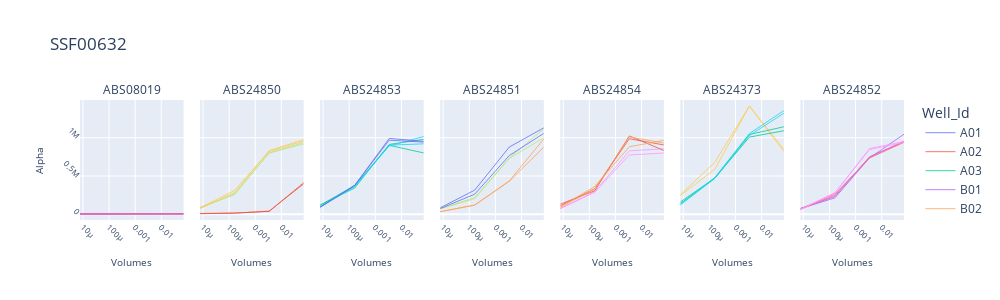

The code cell stored with this chart in its notebook:
### Code cell
strain_lines = px.line(stacked_wo_std_display, x="Volumes", y="Alpha", facet_col="Strain_id", color="Well_Id", line_group="Plate", log_x=True,
                   height=300, width=1000, title=proj_name)
strain_lines.update_xaxes(tickangle=45, tickfont=dict(size=8), title_font=dict(size=10))
strain_lines.update_yaxes(tickangle=45, tickfont=dict(size=8), title_font=dict(size=10))
strain_lines.update_traces(line=dict(width=0.8))
strain_lines.for_each_annotation(lambda a: a.update(text=a.text.split("=")[-1]))

### Figure 1 — Plotly figure (JSON) as saved in the notebook; plotly's stock layout.template omitted (floating-point values rounded to 4 significant figures)
{"data": [{"hovertemplate": "Well_Id=A01<br>Strain_id=ABS08019<br>Plate=P1-1<br>Volumes=%{x}<br>Alpha=%{y}<extra></extra>", "legendgroup": "A01", "line": {"color": "#636efa", "dash": "solid", "width": 0.8}, "mode": "lines", "name": "A01", "orientation": "v", "showlegend": true, "type": "scatter", "x": [0.07143, 0.003401, 0.000162, 7.713e-06], "xaxis": "x", "y": [5857, 5413, 7320, 4855], "yaxis": "y"}, {"hovertemplate": "Well_Id=A01<br>Strain_id=ABS08019<br>Plate=P1-2<br>Volumes=%{x}<br>Alpha=%{y}<extra></extra>", "legendgroup": "A01", "line": {"color": "#636efa", "dash": "solid", "width": 0.8}, "mode": "lines", "name": "A01", "orientation": "v", "showlegend": false, "type": "scatter", "x": [0.07143, 0.003401, 0.000162, 7.713e-06], "xaxis": "x", "y": [5950, 6686, 4206, 4327], "yaxis": "y"}, {"hovertemplate": "Well_Id=A02<br>Strain_id=ABS24850<br>Plate=P1-1<br>Volumes=%{x}<br>Alpha=%{y}<extra></extra>", "legendgroup": "A02", "line": {"color": "#EF553B", "dash": "solid", "width": 0.8}, "mode": "lines", "name": "A02", "orientation": "v", "showlegend": true, "type": "scatter", "x": [0.07143, 0.003401, 0.000162, 7.713e-06], "xaxis": "x2", "y": [411846, 36620, 14117, 5969], "yaxis": "y2"}, {"hovertemplate": "Well_Id=A02<br>Strain_id=ABS24850<br>Plate=P1-2<br>Volumes=%{x}<br>Alpha=%{y}<extra></extra>", "legendgroup": "A02", "line": {"color": "#EF553B", "dash": "solid", "width": 0.8}, "mode": "lines", "name": "A02", "orientation": "v", "showlegend": false, "type": "scatter", "x": [0.07143, 0.003401, 0.000162, 7.713e-06], "xaxis": "x2", "y": [396807, 40175, 13794, 9262], "yaxis": "y2"}, {"hovertemplate": "Well_Id=A03<br>Strain_id=ABS24853<br>Plate=P1-1<br>Volumes=%{x}<br>Alpha=%{y}<extra></extra>", "legendgroup": "A03", "line": {"color": "#00cc96", "dash": "solid", "width": 0.8}, "mode": "lines", "name": "A03", "orientation": "v", "showlegend": true, "type": "scatter", "x": [0.07143, 0.003401, 0.000162, 7.713e-06], "xaxis": "x3", "y": [979235, 912729, 341033, 119192], "yaxis": "y3"}, {"hovertemplate": "Well_Id=A03<br>Strain_id=ABS24853<br>Plate=P1-2<br>Volumes=%{x}<br>Alpha=%{y}<extra></extra>", "legendgroup": "A03", "line": {"color": "#00cc96", "dash": "solid", "width": 0.8}, "mode": "lines", "name": "A03", "orientation": "v", "showlegend": false, "type": "scatter", "x": [0.07143, 0.003401, 0.000162, 7.713e-06], "xaxis": "x3", "y": [801598, 901081, 375378, 116638], "yaxis": "y3"}, {"hovertemplate": "Well_Id=B01<br>Strain_id=ABS08019<br>Plate=P1-1<br>Volumes=%{x}<br>Alpha=%{y}<extra></extra>", "legendgroup": "B01", "line": {"color": "#ab63fa", "dash": "solid", "width": 0.8}, "mode": "lines", "name": "B01", "orientation": "v", "showlegend": true, "type": "scatter", "x": [0.07143, 0.003401, 0.000162, 7.713e-06], "xaxis": "x", "y": [2813, 2304, 5272, 3326], "yaxis": "y"}, {"hovertemplate": "Well_Id=B01<br>Strain_id=ABS08019<br>Plate=P1-2<br>Volumes=%{x}<br>Alpha=%{y}<extra></extra>", "legendgroup": "B01", "line": {"color": "#ab63fa", "dash": "solid", "width": 0.8}, "mode": "lines", "name": "B01", "orientation": "v", "showlegend": false, "type": "scatter", "x": [0.07143, 0.003401, 0.000162, 7.713e-06], "xaxis": "x", "y": [3773, 5711, 3914, 2463], "yaxis": "y"}, {"hovertemplate": "Well_Id=B02<br>Strain_id=ABS24851<br>Plate=P1-1<br>Volumes=%{x}<br>Alpha=%{y}<extra></extra>", "legendgroup": "B02", "line": {"color": "#FFA15A", "dash": "solid", "width": 0.8}, "mode": "lines", "name": "B02", "orientation": "v", "showlegend": true, "type": "scatter", "x": [0.07143, 0.003401, 0.000162, 7.713e-06], "xaxis": "x4", "y": [984382, 435827, 119889, 32035], "yaxis": "y4"}, {"hovertemplate": "Well_Id=B02<br>Strain_id=ABS24851<br>Plate=P1-2<br>Volumes=%{x}<br>Alpha=%{y}<extra></extra>", "legendgroup": "B02", "line": {"color": "#FFA15A", "dash": "solid", "width": 0.8}, "mode": "lines", "name": "B02", "orientation": "v", "showlegend": false, "type": "scatter", "x": [0.07143, 0.003401, 0.000162, 7.713e-06], "xaxis": "x4", "y": [878070, 429637, 118653, 33343], "yaxis": "y4"}, {"hovertemplate": "Well_Id=B03<br>Strain_id=ABS24853<br>Plate=P1-1<br>Volumes=%{x}<br>Alpha=%{y}<extra></extra>", "legendgroup": "B03", "line": {"color": "#19d3f3", "dash": "solid", "width": 0.8}, "mode": "lines", "name": "B03", "orientation": "v", "showlegend": true, "type": "scatter", "x": [0.07143, 0.003401, 0.000162, 7.713e-06], "xaxis": "x3", "y": [1016753, 892620, 366306, 95388], "yaxis": "y3"}, {"hovertemplate": "Well_Id=B03<br>Strain_id=ABS24853<br>Plate=P1-2<br>Volumes=%{x}<br>Alpha=%{y}<extra></extra>", "legendgroup": "B03", "line": {"color": "#19d3f3", "dash": "solid", "width": 0.8}, "mode": "lines", "name": "B03", "orientation": "v", "showlegend": false, "type": "scatter", "x": [0.07143, 0.003401, 0.000162, 7.713e-06], "xaxis": "x3", "y": [920712, 902927, 360744, 91806], "yaxis": "y3"}, {"hovertemplate": "Well_Id=C01<br>Strain_id=ABS08019<br>Plate=P1-1<br>Volumes=%{x}<br>Alpha=%{y}<extra></extra>", "legendgroup": "C01", "line": {"color": "#FF6692", "dash": "solid", "width": 0.8}, "mode": "lines", "name": "C01", "orientation": "v", "showlegend": true, "type": "scatter", "x": [0.07143, 0.003401, 0.000162, 7.713e-06], "xaxis": "x", "y": [3188, 2779, 4197, 2497], "yaxis": "y"}, {"hovertemplate": "Well_Id=C01<br>Strain_id=ABS08019<br>Plate=P1-2<br>Volumes=%{x}<br>Alpha=%{y}<extra></extra>", "legendgroup": "C01", "line": {"color": "#FF6692", "dash": "solid", "width": 0.8}, "mode": "lines", "name": "C01", "orientation": "v", "showlegend": false, "type": "scatter", "x": [0.07143, 0.003401, 0.000162, 7.713e-06], "xaxis": "x", "y": [4156, 2543, 3396, 2441], "yaxis": "y"}, {"hovertemplate": "Well_Id=C02<br>Strain_id=ABS24851<br>Plate=P1-1<br>Volumes=%{x}<br>Alpha=%{y}<extra></extra>", "legendgroup": "C02", "line": {"color": "#B6E880", "dash": "solid", "width": 0.8}, "mode": "lines", "name": "C02", "orientation": "v", "showlegend": true, "type": "scatter", "x": [0.07143, 0.003401, 0.000162, 7.713e-06], "xaxis": "x4", "y": [1117218, 734907, 215094, 74499], "yaxis": "y4"}, {"hovertemplate": "Well_Id=C02<br>Strain_id=ABS24851<br>Plate=P1-2<br>Volumes=%{x}<br>Alpha=%{y}<extra></extra>", "legendgroup": "C02", "line": {"color": "#B6E880", "dash": "solid", "width": 0.8}, "mode": "lines", "name": "C02", "orientation": "v", "showlegend": false, "type": "scatter", "x": [0.07143, 0.003401, 0.000162, 7.713e-06], "xaxis": "x4", "y": [999102, 729773, 203585, 67225], "yaxis": "y4"}, {"hovertemplate": "Well_Id=C03<br>Strain_id=ABS24854<br>Plate=P1-1<br>Volumes=%{x}<br>Alpha=%{y}<extra></extra>", "legendgroup": "C03", "line": {"color": "#FF97FF", "dash": "solid", "width": 0.8}, "mode": "lines", "name": "C03", "orientation": "v", "showlegend": true, "type": "scatter", "x": [0.07143, 0.003401, 0.000162, 7.713e-06], "xaxis": "x5", "y": [856221, 828368, 294961, 72302], "yaxis": "y5"}, {"hovertemplate": "Well_Id=C03<br>Strain_id=ABS24854<br>Plate=P1-2<br>Volumes=%{x}<br>Alpha=%{y}<extra></extra>", "legendgroup": "C03", "line": {"color": "#FF97FF", "dash": "solid", "width": 0.8}, "mode": "lines", "name": "C03", "orientation": "v", "showlegend": false, "type": "scatter", "x": [0.07143, 0.003401, 0.000162, 7.713e-06], "xaxis": "x5", "y": [800624, 775011, 287524, 72298], "yaxis": "y5"}, {"hovertemplate": "Well_Id=D01<br>Strain_id=ABS24373<br>Plate=P1-1<br>Volumes=%{x}<br>Alpha=%{y}<extra></extra>", "legendgroup": "D01", "line": {"color": "#FECB52", "dash": "solid", "width": 0.8}, "mode": "lines", "name": "D01", "orientation": "v", "showlegend": true, "type": "scatter", "x": [0.07143, 0.003401, 0.000162, 7.713e-06], "xaxis": "x6", "y": [846181, 1415137, 680143, 252446], "yaxis": "y6"}, {"hovertemplate": "Well_Id=D01<br>Strain_id=ABS24373<br>Plate=P1-2<br>Volumes=%{x}<br>Alpha=%{y}<extra></extra>", "legendgroup": "D01", "line": {"color": "#FECB52", "dash": "solid", "width": 0.8}, "mode": "lines", "name": "D01", "orientation": "v", "showlegend": false, "type": "scatter", "x": [0.07143, 0.003401, 0.000162, 7.713e-06], "xaxis": "x6", "y": [819058, 1415756, 587502, 244280], "yaxis": "y6"}, {"hovertemplate": "Well_Id=D02<br>Strain_id=ABS24851<br>Plate=P1-1<br>Volumes=%{x}<br>Alpha=%{y}<extra></extra>", "legendgroup": "D02", "line": {"color": "#636efa", "dash": "solid", "width": 0.8}, "mode": "lines", "name": "D02", "orientation": "v", "showlegend": true, "type": "scatter", "x": [0.07143, 0.003401, 0.000162, 7.713e-06], "xaxis": "x4", "y": [1130120, 878390, 314817, 82919], "yaxis": "y4"}, {"hovertemplate": "Well_Id=D02<br>Strain_id=ABS24851<br>Plate=P1-2<br>Volumes=%{x}<br>Alpha=%{y}<extra></extra>", "legendgroup": "D02", "line": {"color": "#636efa", "dash": "solid", "width": 0.8}, "mode": "lines", "name": "D02", "orientation": "v", "showlegend": false, "type": "scatter", "x": [0.07143, 0.003401, 0.000162, 7.713e-06], "xaxis": "x4", "y": [1057264, 767162, 261969, 73623], "yaxis": "y4"}, {"hovertemplate": "Well_Id=D03<br>Strain_id=ABS24854<br>Plate=P1-1<br>Volumes=%{x}<br>Alpha=%{y}<extra></extra>", "legendgroup": "D03", "line": {"color": "#EF553B", "dash": "solid", "width": 0.8}, "mode": "lines", "name": "D03", "orientation": "v", "showlegend": true, "type": "scatter", "x": [0.07143, 0.003401, 0.000162, 7.713e-06], "xaxis": "x5", "y": [906122, 987258, 333747, 109632], "yaxis": "y5"}, {"hovertemplate": "Well_Id=D03<br>Strain_id=ABS24854<br>Plate=P1-2<br>Volumes=%{x}<br>Alpha=%{y}<extra></extra>", "legendgroup": "D03", "line": {"color": "#EF553B", "dash": "solid", "width": 0.8}, "mode": "lines", "name": "D03", "orientation": "v", "showlegend": false, "type": "scatter", "x": [0.07143, 0.003401, 0.000162, 7.713e-06], "xaxis": "x5", "y": [833934, 1023841, 306815, 130671], "yaxis": "y5"}, {"hovertemplate": "Well_Id=E01<br>Strain_id=ABS24373<br>Plate=P1-1<br>Volumes=%{x}<br>Alpha=%{y}<extra></extra>", "legendgroup": "E01", "line": {"color": "#00cc96", "dash": "solid", "width": 0.8}, "mode": "lines", "name": "E01", "orientation": "v", "showlegend": true, "type": "scatter", "x": [0.07143, 0.003401, 0.000162, 7.713e-06], "xaxis": "x6", "y": [1143980, 1043168, 472007, 160099], "yaxis": "y6"}, {"hovertemplate": "Well_Id=E01<br>Strain_id=ABS24373<br>Plate=P1-2<br>Volumes=%{x}<br>Alpha=%{y}<extra></extra>", "legendgroup": "E01", "line": {"color": "#00cc96", "dash": "solid", "width": 0.8}, "mode": "lines", "name": "E01", "orientation": "v", "showlegend": false, "type": "scatter", "x": [0.07143, 0.003401, 0.000162, 7.713e-06], "xaxis": "x6", "y": [1091921, 1008806, 472201, 140568], "yaxis": "y6"}, {"hovertemplate": "Well_Id=E02<br>Strain_id=ABS24852<br>Plate=P1-1<br>Volumes=%{x}<br>Alpha=%{y}<extra></extra>", "legendgroup": "E02", "line": {"color": "#ab63fa", "dash": "solid", "width": 0.8}, "mode": "lines", "name": "E02", "orientation": "v", "showlegend": true, "type": "scatter", "x": [0.07143, 0.003401, 0.000162, 7.713e-06], "xaxis": "x7", "y": [954473, 750309, 231170, 75878], "yaxis": "y7"}, {"hovertemplate": "Well_Id=E02<br>Strain_id=ABS24852<br>Plate=P1-2<br>Volumes=%{x}<br>Alpha=%{y}<extra></extra>", "legendgroup": "E02", "line": {"color": "#ab63fa", "dash": "solid", "width": 0.8}, "mode": "lines", "name": "E02", "orientation": "v", "showlegend": false, "type": "scatter", "x": [0.07143, 0.003401, 0.000162, 7.713e-06], "xaxis": "x7", "y": [1046266, 736432, 213301, 72696], "yaxis": "y7"}, {"hovertemplate": "Well_Id=E03<br>Strain_id=ABS24854<br>Plate=P1-1<br>Volumes=%{x}<br>Alpha=%{y}<extra></extra>", "legendgroup": "E03", "line": {"color": "#FFA15A", "dash": "solid", "width": 0.8}, "mode": "lines", "name": "E03", "orientation": "v", "showlegend": true, "type": "scatter", "x": [0.07143, 0.003401, 0.000162, 7.713e-06], "xaxis": "x5", "y": [966254, 882336, 364082, 92568], "yaxis": "y5"}, {"hovertemplate": "Well_Id=E03<br>Strain_id=ABS24854<br>Plate=P1-2<br>Volumes=%{x}<br>Alpha=%{y}<extra></extra>", "legendgroup": "E03", "line": {"color": "#FFA15A", "dash": "solid", "width": 0.8}, "mode": "lines", "name": "E03", "orientation": "v", "showlegend": false, "type": "scatter", "x": [0.07143, 0.003401, 0.000162, 7.713e-06], "xaxis": "x5", "y": [931286, 1010790, 331965, 87374], "yaxis": "y5"}, {"hovertemplate": "Well_Id=F01<br>Strain_id=ABS24373<br>Plate=P1-1<br>Volumes=%{x}<br>Alpha=%{y}<extra></extra>", "legendgroup": "F01", "line": {"color": "#19d3f3", "dash": "solid", "width": 0.8}, "mode": "lines", "name": "F01", "orientation": "v", "showlegend": true, "type": "scatter", "x": [0.07143, 0.003401, 0.000162, 7.713e-06], "xaxis": "x6", "y": [1355275, 1054921, 480305, 129837], "yaxis": "y6"}, {"hovertemplate": "Well_Id=F01<br>Strain_id=ABS24373<br>Plate=P1-2<br>Volumes=%{x}<br>Alpha=%{y}<extra></extra>", "legendgroup": "F01", "line": {"color": "#19d3f3", "dash": "solid", "width": 0.8}, "mode": "lines", "name": "F01", "orientation": "v", "showlegend": false, "type": "scatter", "x": [0.07143, 0.003401, 0.000162, 7.713e-06], "xaxis": "x6", "y": [1321723, 1029405, 467941, 119797], "yaxis": "y6"}, {"hovertemplate": "Well_Id=F02<br>Strain_id=ABS24852<br>Plate=P1-1<br>Volumes=%{x}<br>Alpha=%{y}<extra></extra>", "legendgroup": "F02", "line": {"color": "#FF6692", "dash": "solid", "width": 0.8}, "mode": "lines", "name": "F02", "orientation": "v", "showlegend": true, "type": "scatter", "x": [0.07143, 0.003401, 0.000162, 7.713e-06], "xaxis": "x7", "y": [949130, 744268, 246898, 62498], "yaxis": "y7"}, {"hovertemplate": "Well_Id=F02<br>Strain_id=ABS24852<br>Plate=P1-2<br>Volumes=%{x}<br>Alpha=%{y}<extra></extra>", "legendgroup": "F02", "line": {"color": "#FF6692", "dash": "solid", "width": 0.8}, "mode": "lines", "name": "F02", "orientation": "v", "showlegend": false, "type": "scatter", "x": [0.07143, 0.003401, 0.000162, 7.713e-06], "xaxis": "x7", "y": [939458, 734298, 263679, 69844], "yaxis": "y7"}, {"hovertemplate": "Well_Id=G01<br>Strain_id=ABS24850<br>Plate=P1-1<br>Volumes=%{x}<br>Alpha=%{y}<extra></extra>", "legendgroup": "G01", "line": {"color": "#B6E880", "dash": "solid", "width": 0.8}, "mode": "lines", "name": "G01", "orientation": "v", "showlegend": true, "type": "scatter", "x": [0.07143, 0.003401, 0.000162, 7.713e-06], "xaxis": "x2", "y": [936941, 805355, 255430, 88618], "yaxis": "y2"}, {"hovertemplate": "Well_Id=G01<br>Strain_id=ABS24850<br>Plate=P1-2<br>Volumes=%{x}<br>Alpha=%{y}<extra></extra>", "legendgroup": "G01", "line": {"color": "#B6E880", "dash": "solid", "width": 0.8}, "mode": "lines", "name": "G01", "orientation": "v", "showlegend": false, "type": "scatter", "x": [0.07143, 0.003401, 0.000162, 7.713e-06], "xaxis": "x2", "y": [917846, 798758, 265906, 80377], "yaxis": "y2"}, {"hovertemplate": "Well_Id=G02<br>Strain_id=ABS24852<br>Plate=P1-1<br>Volumes=%{x}<br>Alpha=%{y}<extra></extra>", "legendgroup": "G02", "line": {"color": "#FF97FF", "dash": "solid", "width": 0.8}, "mode": "lines", "name": "G02", "orientation": "v", "showlegend": true, "type": "scatter", "x": [0.07143, 0.003401, 0.000162, 7.713e-06], "xaxis": "x7", "y": [951671, 858851, 277162, 61661], "yaxis": "y7"}, {"hovertemplate": "Well_Id=G02<br>Strain_id=ABS24852<br>Plate=P1-2<br>Volumes=%{x}<br>Alpha=%{y}<extra></extra>", "legendgroup": "G02", "line": {"color": "#FF97FF", "dash": "solid", "width": 0.8}, "mode": "lines", "name": "G02", "orientation": "v", "showlegend": false, "type": "scatter", "x": [0.07143, 0.003401, 0.000162, 7.713e-06], "xaxis": "x7", "y": [939714, 844104, 281715, 64423], "yaxis": "y7"}, {"hovertemplate": "Well_Id=H01<br>Strain_id=ABS24850<br>Plate=P1-1<br>Volumes=%{x}<br>Alpha=%{y}<extra></extra>", "legendgroup": "H01", "line": {"color": "#FECB52", "dash": "solid", "width": 0.8}, "mode": "lines", "name": "H01", "orientation": "v", "showlegend": true, "type": "scatter", "x": [0.07143, 0.003401, 0.000162, 7.713e-06], "xaxis": "x2", "y": [974289, 833082, 283553, 74186], "yaxis": "y2"}, {"hovertemplate": "Well_Id=H01<br>Strain_id=ABS24850<br>Plate=P1-2<br>Volumes=%{x}<br>Alpha=%{y}<extra></extra>", "legendgroup": "H01", "line": {"color": "#FECB52", "dash": "solid", "width": 0.8}, "mode": "lines", "name": "H01", "orientation": "v", "showlegend": false, "type": "scatter", "x": [0.07143, 0.003401, 0.000162, 7.713e-06], "xaxis": "x2", "y": [956566, 820390, 311161, 83115], "yaxis": "y2"}, {"hovertemplate": "Well_Id=H02<br>Strain_id=ABS24853<br>Plate=P1-1<br>Volumes=%{x}<br>Alpha=%{y}<extra></extra>", "legendgroup": "H02", "line": {"color": "#636efa", "dash": "solid", "width": 0.8}, "mode": "lines", "name": "H02", "orientation": "v", "showlegend": true, "type": "scatter", "x": [0.07143, 0.003401, 0.000162, 7.713e-06], "xaxis": "x3", "y": [953312, 991412, 375502, 90546], "yaxis": "y3"}, {"hovertemplate": "Well_Id=H02<br>Strain_id=ABS24853<br>Plate=P1-2<br>Volumes=%{x}<br>Alpha=%{y}<extra></extra>", "legendgroup": "H02", "line": {"color": "#636efa", "dash": "solid", "width": 0.8}, "mode": "lines", "name": "H02", "orientation": "v", "showlegend": false, "type": "scatter", "x": [0.07143, 0.003401, 0.000162, 7.713e-06], "xaxis": "x3", "y": [943699, 968124, 376729, 93322], "yaxis": "y3"}], "layout": {"annotations": [{"font": {}, "showarrow": false, "text": "ABS08019", "x": 0.06286, "xanchor": "center", "xref": "paper", "y": 1, "yanchor": "bottom", "yref": "paper"}, {"font": {}, "showarrow": false, "text": "ABS24850", "x": 0.2086, "xanchor": "center", "xref": "paper", "y": 1, "yanchor": "bottom", "yref": "paper"}, {"font": {}, "showarrow": false, "text": "ABS24853", "x": 0.3543, "xanchor": "center", "xref": "paper", "y": 1, "yanchor": "bottom", "yref": "paper"}, {"font": {}, "showarrow": false, "text": "ABS24851", "x": 0.5, "xanchor": "center", "xref": "paper", "y": 1, "yanchor": "bottom", "yref": "paper"}, {"font": {}, "showarrow": false, "text": "ABS24854", "x": 0.6457, "xanchor": "center", "xref": "paper", "y": 1, "yanchor": "bottom", "yref": "paper"}, {"font": {}, "showarrow": false, "text": "ABS24373", "x": 0.7914, "xanchor": "center", "xref": "paper", "y": 1, "yanchor": "bottom", "yref": "paper"}, {"font": {}, "showarrow": false, "text": "ABS24852", "x": 0.9371, "xanchor": "center", "xref": "paper", "y": 1, "yanchor": "bottom", "yref": "paper"}], "height": 300, "legend": {"title": {"text": "Well_Id"}, "tracegroupgap": 0}, "title": {"text": "SSF00632"}, "width": 1000, "xaxis": {"anchor": "y", "domain": [0, 0.1257], "tickangle": 45, "tickfont": {"size": 8}, "title": {"font": {"size": 10}, "text": "Volumes"}, "type": "log"}, "xaxis2": {"anchor": "y2", "domain": [0.1457, 0.2714], "matches": "x", "tickangle": 45, "tickfont": {"size": 8}, "title": {"font": {"size": 10}, "text": "Volumes"}, "type": "log"}, "xaxis3": {"anchor": "y3", "domain": [0.2914, 0.4171], "matches": "x", "tickangle": 45, "tickfont": {"size": 8}, "title": {"font": {"size": 10}, "text": "Volumes"}, "type": "log"}, "xaxis4": {"anchor": "y4", "domain": [0.4371, 0.5629], "matches": "x", "tickangle": 45, "tickfont": {"size": 8}, "title": {"font": {"size": 10}, "text": "Volumes"}, "type": "log"}, "xaxis5": {"anchor": "y5", "domain": [0.5829, 0.7086], "matches": "x", "tickangle": 45, "tickfont": {"size": 8}, "title": {"font": {"size": 10}, "text": "Volumes"}, "type": "log"}, "xaxis6": {"anchor": "y6", "domain": [0.7286, 0.8543], "matches": "x", "tickangle": 45, "tickfont": {"size": 8}, "title": {"font": {"size": 10}, "text": "Volumes"}, "type": "log"}, "xaxis7": {"anchor": "y7", "domain": [0.8743, 1.0], "matches": "x", "tickangle": 45, "tickfont": {"size": 8}, "title": {"font": {"size": 10}, "text": "Volumes"}, "type": "log"}, "yaxis": {"anchor": "x", "domain": [0, 1], "tickangle": 45, "tickfont": {"size": 8}, "title": {"font": {"size": 10}, "text": "Alpha"}}, "yaxis2": {"anchor": "x2", "domain": [0, 1], "matches": "y", "showticklabels": false, "tickangle": 45, "tickfont": {"size": 8}, "title": {"font": {"size": 10}}}, "yaxis3": {"anchor": "x3", "domain": [0, 1], "matches": "y", "showticklabels": false, "tickangle": 45, "tickfont": {"size": 8}, "title": {"font": {"size": 10}}}, "yaxis4": {"anchor": "x4", "domain": [0, 1], "matches": "y", "showticklabels": false, "tickangle": 45, "tickfont": {"size": 8}, "title": {"font": {"size": 10}}}, "yaxis5": {"anchor": "x5", "domain": [0, 1], "matches": "y", "showticklabels": false, "tickangle": 45, "tickfont": {"size": 8}, "title": {"font": {"size": 10}}}, "yaxis6": {"anchor": "x6", "domain": [0, 1], "matches": "y", "showticklabels": false, "tickangle": 45, "tickfont": {"size": 8}, "title": {"font": {"size": 10}}}, "yaxis7": {"anchor": "x7", "domain": [0, 1], "matches": "y", "showticklabels": false, "tickangle": 45, "tickfont": {"size": 8}, "title": {"font": {"size": 10}}}}}
